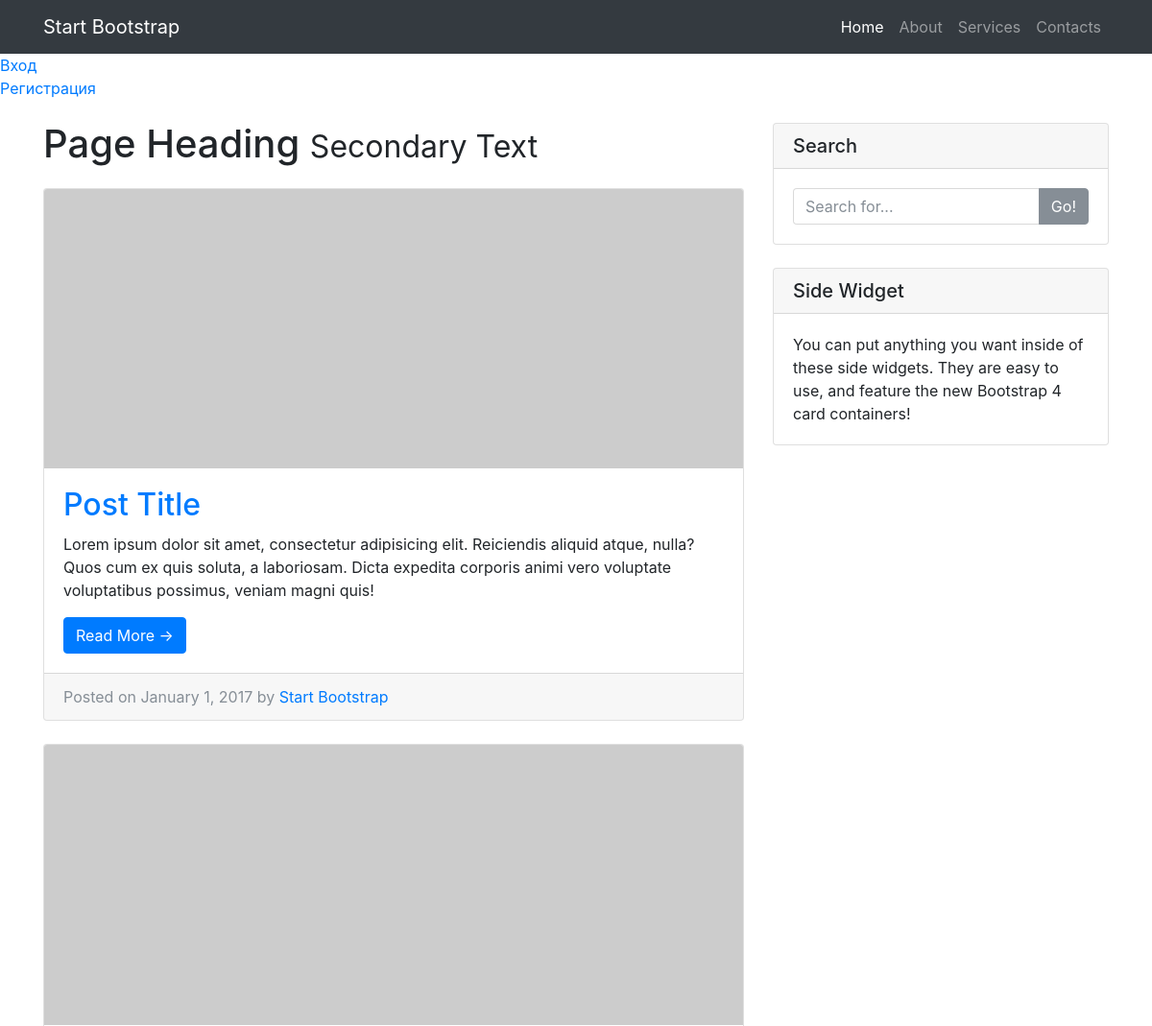
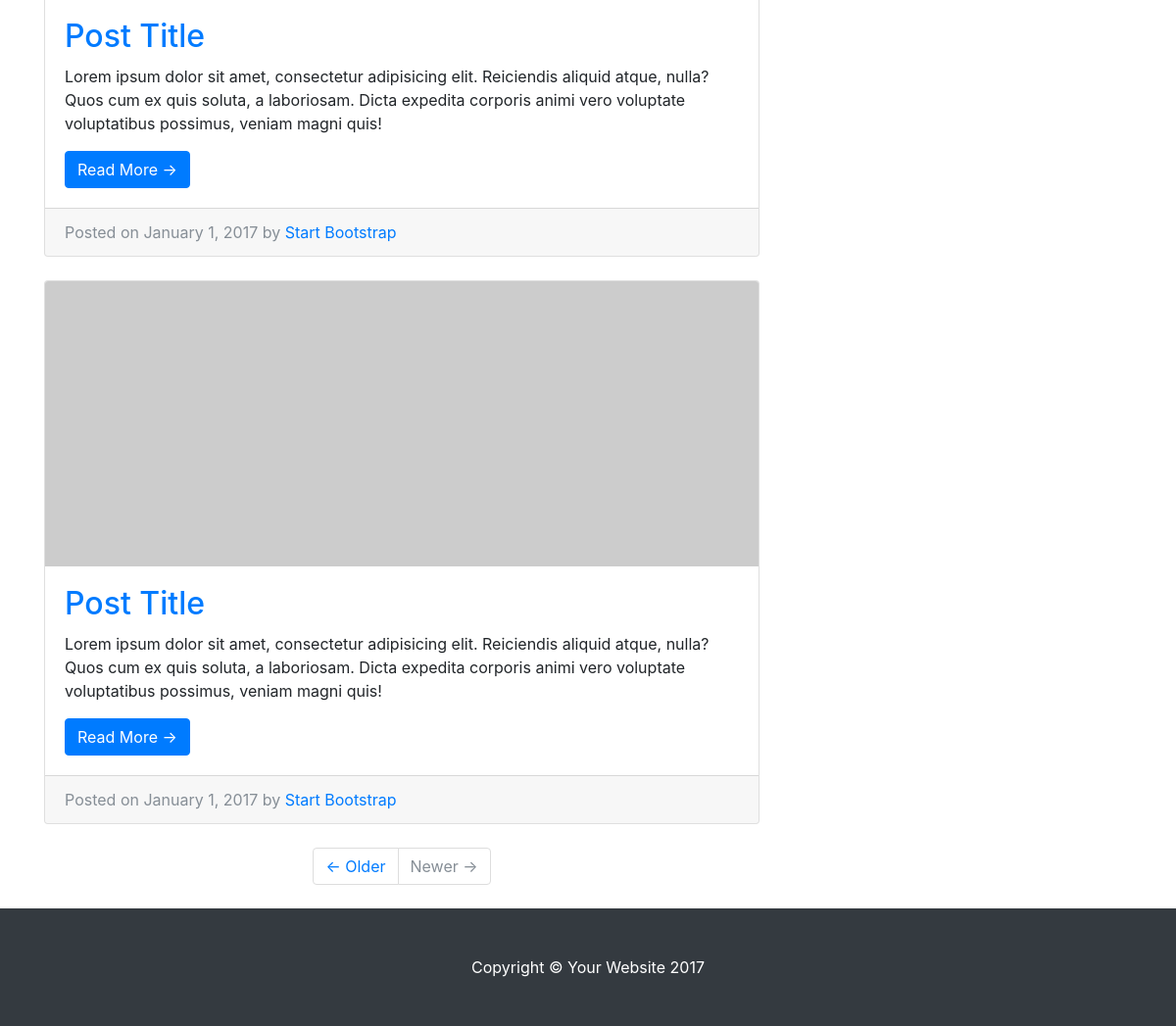
The page / on the database its author committed (2 pictures, top to bottom).
### tables this page shows
CREATE TABLE IF NOT EXISTS `catalogues` (
  `id` int(11) NOT NULL AUTO_INCREMENT,
  `name` tinytext NOT NULL,
  `body` text NOT NULL,
  `type` tinytext NOT NULL,
  `picture` tinytext NOT NULL,
  PRIMARY KEY (`id`)
);

### index.php (the view, shortened to what this page needs)
<?php
require_once('templates/top.php');
?>
          <h1 class="my-4">Page Heading
            <small>Secondary Text</small>
          </h1>
<?php
$query ="SELECT * FROM catalogues WHERE type='main'";
$adr =  mysqli_query($db_con, $query);
	while ($tbl_catalogue = mysqli_fetch_array($adr)){
?>
          <div class="card mb-4">
            <img class="card-img-top" src="http://placehold.it/750x300" alt="Card image cap">
            <div class="card-body">
              <h2 class="card-title"><a href="catalogue.php?id=<?php echo $tbl_catalogue['id']?>" class='link'>
<?php echo $tbl_catalogue['name']?>
</a></h2>
              <p class="card-text"><?php echo $tbl_catalogue['body']?></p>
              <a href="catalogue.php?id=<?php echo $tbl_catalogue['id']?>" class="btn btn-primary">Read More &rarr;</a>
            </div>
            <div class="card-footer text-muted">
              Posted on January 1, 2017 by
              <a href="#">Start Bootstrap</a>
            </div>
          </div>
<?php
	}
?>
          <ul class="pagination justify-content-center mb-4">
            <li class="page-item">
              <a class="page-link" href="#">&larr; Older</a>
            </li>
            <li class="page-item disabled">
              <a class="page-link" href="#">Newer &rarr;</a>
            </li>
          </ul>
<?php require_once('templates/bottom.php')?>

### templates/top.php (shortened to what this page needs)
<!DOCTYPE html>
<html lang="en">
  <head>
    <link href="vendor/bootstrap/css/bootstrap.min.css" rel="stylesheet">
    <link href="css/blog-home.css" rel="stylesheet">
  </head>
  <body>
<?php if(($_SESSION['user_id']))	{
?>
	<a href="/cabinet.php">Кабинет</a> <br />
	<a href="/logout.php">Выход</a>
	<?php
} else	{
?>
    <a href="/login.php">Вход</a>	<br />
	<a href="/register.php">Регистрация</a>
<?php } ?>
    <nav class="navbar navbar-expand-lg navbar-dark bg-dark fixed-top">
      <div class="container">
        <a class="navbar-brand" href="#">Start Bootstrap</a>
        <div class="collapse navbar-collapse" id="navbarResponsive">
          <ul class="navbar-nav ml-auto">
            <li class="nav-item active">
              <a class="nav-link" href="#">Home
              </a>
            </li>
            <li class="nav-item">
              <a class="nav-link" href="static.php?url=about">About</a>
            </li>
            <li class="nav-item">
              <a class="nav-link" href="static.php?url=services">Services</a>
            </li>
            <li class="nav-item">
              <a class="nav-link" href="static.php?url=contacts">Contacts</a>
            </li>
          </ul>
        </div>
      </div>
    </nav>
    <div class="container">
      <div class="row">
        <div class="col-md-8">

### templates/bottom.php (shortened to what this page needs)
        </div>
        <div class="col-md-4">
          <div class="card my-4">
            <h5 class="card-header">Search</h5>
            <div class="card-body">
              <div class="input-group">
                <input type="text" class="form-control" placeholder="Search for...">
                <span class="input-group-btn">
                  <button class="btn btn-secondary" type="button">Go!</button>
                </span>
              </div>
            </div>
          </div>
          <div class="card my-4">
            <h5 class="card-header">Side Widget</h5>
            <div class="card-body">
              You can put anything you want inside of these side widgets. They are easy to use, and feature the new Bootstrap 4 card containers!
            </div>
          </div>
        </div>
      </div>
    </div>
    <footer class="py-5 bg-dark">
      <div class="container">
        <p class="m-0 text-center text-white">Copyright &copy; Your Website 2017</p>
      </div>
    </footer>
  </body>
</html>

### css/blog-home.css (style rules this page uses)
body { padding-top: 54px; }
@media (min-width: 992px) { body { padding-top: 56px; } }

### rows shown on the page
catalogues: name "Post Title", body "Lorem ipsum dolor sit amet, consectetur adipisicing elit. Reiciendis aliquid atque, nulla? Quos cum ex quis soluta, a laboriosam. Dicta expedita corporis animi vero voluptate voluptatibus possimus, veniam magni quis!"
catalogues: name "Post Title", body "Lorem ipsum dolor sit amet, consectetur adipisicing elit. Reiciendis aliquid atque, nulla? Quos cum ex quis soluta, a laboriosam. Dicta expedita corporis animi vero voluptate voluptatibus possimus, veniam magni quis!"
catalogues: name "Post Title", body "Lorem ipsum dolor sit amet, consectetur adipisicing elit. Reiciendis aliquid atque, nulla? Quos cum ex quis soluta, a laboriosam. Dicta expedita corporis animi vero voluptate voluptatibus possimus, veniam magni quis!"
